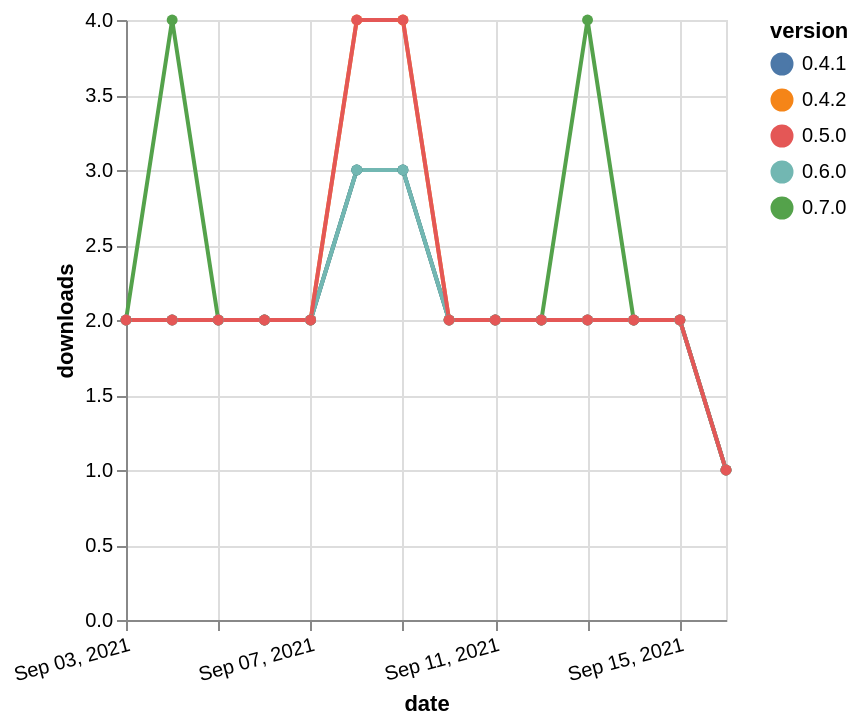

This figure's Vega-Lite source:
### Vega-Lite specification from a JSON file in a GitHub repository (floating-point values rounded to 4 significant figures)
{"$schema": "https://vega.github.io/schema/vega-lite/v5.json", "description": "A simple bar chart with embedded data.", "data": {"values": [{"date": "2021-09-03", "total": 1421, "delta": 2, "version": "0.7.0"}, {"date": "2021-09-04", "total": 1425, "delta": 4, "version": "0.7.0"}, {"date": "2021-09-05", "total": 1427, "delta": 2, "version": "0.7.0"}, {"date": "2021-09-06", "total": 1429, "delta": 2, "version": "0.7.0"}, {"date": "2021-09-07", "total": 1431, "delta": 2, "version": "0.7.0"}, {"date": "2021-09-08", "total": 1434, "delta": 3, "version": "0.7.0"}, {"date": "2021-09-09", "total": 1437, "delta": 3, "version": "0.7.0"}, {"date": "2021-09-10", "total": 1439, "delta": 2, "version": "0.7.0"}, {"date": "2021-09-11", "total": 1441, "delta": 2, "version": "0.7.0"}, {"date": "2021-09-12", "total": 1443, "delta": 2, "version": "0.7.0"}, {"date": "2021-09-13", "total": 1447, "delta": 4, "version": "0.7.0"}, {"date": "2021-09-14", "total": 1449, "delta": 2, "version": "0.7.0"}, {"date": "2021-09-15", "total": 1451, "delta": 2, "version": "0.7.0"}, {"date": "2021-09-16", "total": 1452, "delta": 1, "version": "0.7.0"}, {"date": "2021-09-03", "total": 1524, "delta": 2, "version": "0.4.2"}, {"date": "2021-09-04", "total": 1526, "delta": 2, "version": "0.4.2"}, {"date": "2021-09-05", "total": 1528, "delta": 2, "version": "0.4.2"}, {"date": "2021-09-06", "total": 1530, "delta": 2, "version": "0.4.2"}, {"date": "2021-09-07", "total": 1532, "delta": 2, "version": "0.4.2"}, {"date": "2021-09-08", "total": 1536, "delta": 4, "version": "0.4.2"}, {"date": "2021-09-09", "total": 1540, "delta": 4, "version": "0.4.2"}, {"date": "2021-09-10", "total": 1542, "delta": 2, "version": "0.4.2"}, {"date": "2021-09-11", "total": 1544, "delta": 2, "version": "0.4.2"}, {"date": "2021-09-12", "total": 1546, "delta": 2, "version": "0.4.2"}, {"date": "2021-09-13", "total": 1548, "delta": 2, "version": "0.4.2"}, {"date": "2021-09-14", "total": 1550, "delta": 2, "version": "0.4.2"}, {"date": "2021-09-15", "total": 1552, "delta": 2, "version": "0.4.2"}, {"date": "2021-09-16", "total": 1553, "delta": 1, "version": "0.4.2"}, {"date": "2021-09-03", "total": 1423, "delta": 2, "version": "0.4.1"}, {"date": "2021-09-04", "total": 1425, "delta": 2, "version": "0.4.1"}, {"date": "2021-09-05", "total": 1427, "delta": 2, "version": "0.4.1"}, {"date": "2021-09-06", "total": 1429, "delta": 2, "version": "0.4.1"}, {"date": "2021-09-07", "total": 1431, "delta": 2, "version": "0.4.1"}, {"date": "2021-09-08", "total": 1434, "delta": 3, "version": "0.4.1"}, {"date": "2021-09-09", "total": 1437, "delta": 3, "version": "0.4.1"}, {"date": "2021-09-10", "total": 1439, "delta": 2, "version": "0.4.1"}, {"date": "2021-09-11", "total": 1441, "delta": 2, "version": "0.4.1"}, {"date": "2021-09-12", "total": 1443, "delta": 2, "version": "0.4.1"}, {"date": "2021-09-13", "total": 1445, "delta": 2, "version": "0.4.1"}, {"date": "2021-09-14", "total": 1447, "delta": 2, "version": "0.4.1"}, {"date": "2021-09-15", "total": 1449, "delta": 2, "version": "0.4.1"}, {"date": "2021-09-16", "total": 1450, "delta": 1, "version": "0.4.1"}, {"date": "2021-09-03", "total": 1412, "delta": 2, "version": "0.6.0"}, {"date": "2021-09-04", "total": 1414, "delta": 2, "version": "0.6.0"}, {"date": "2021-09-05", "total": 1416, "delta": 2, "version": "0.6.0"}, {"date": "2021-09-06", "total": 1418, "delta": 2, "version": "0.6.0"}, {"date": "2021-09-07", "total": 1420, "delta": 2, "version": "0.6.0"}, {"date": "2021-09-08", "total": 1423, "delta": 3, "version": "0.6.0"}, {"date": "2021-09-09", "total": 1426, "delta": 3, "version": "0.6.0"}, {"date": "2021-09-10", "total": 1428, "delta": 2, "version": "0.6.0"}, {"date": "2021-09-11", "total": 1430, "delta": 2, "version": "0.6.0"}, {"date": "2021-09-12", "total": 1432, "delta": 2, "version": "0.6.0"}, {"date": "2021-09-13", "total": 1434, "delta": 2, "version": "0.6.0"}, {"date": "2021-09-14", "total": 1436, "delta": 2, "version": "0.6.0"}, {"date": "2021-09-15", "total": 1438, "delta": 2, "version": "0.6.0"}, {"date": "2021-09-16", "total": 1439, "delta": 1, "version": "0.6.0"}, {"date": "2021-09-03", "total": 1532, "delta": 2, "version": "0.5.0"}, {"date": "2021-09-04", "total": 1534, "delta": 2, "version": "0.5.0"}, {"date": "2021-09-05", "total": 1536, "delta": 2, "version": "0.5.0"}, {"date": "2021-09-06", "total": 1538, "delta": 2, "version": "0.5.0"}, {"date": "2021-09-07", "total": 1540, "delta": 2, "version": "0.5.0"}, {"date": "2021-09-08", "total": 1544, "delta": 4, "version": "0.5.0"}, {"date": "2021-09-09", "total": 1548, "delta": 4, "version": "0.5.0"}, {"date": "2021-09-10", "total": 1550, "delta": 2, "version": "0.5.0"}, {"date": "2021-09-11", "total": 1552, "delta": 2, "version": "0.5.0"}, {"date": "2021-09-12", "total": 1554, "delta": 2, "version": "0.5.0"}, {"date": "2021-09-13", "total": 1556, "delta": 2, "version": "0.5.0"}, {"date": "2021-09-14", "total": 1558, "delta": 2, "version": "0.5.0"}, {"date": "2021-09-15", "total": 1560, "delta": 2, "version": "0.5.0"}, {"date": "2021-09-16", "total": 1561, "delta": 1, "version": "0.5.0"}]}, "width": "container", "mark": {"type": "line", "point": {"filled": true}}, "encoding": {"x": {"field": "date", "type": "temporal", "timeUnit": "yearmonthdate", "title": "date", "axis": {"labelAngle": -15}}, "y": {"field": "delta", "type": "quantitative", "title": "downloads"}, "color": {"field": "version", "type": "nominal"}, "tooltip": {"field": "delta"}}}
